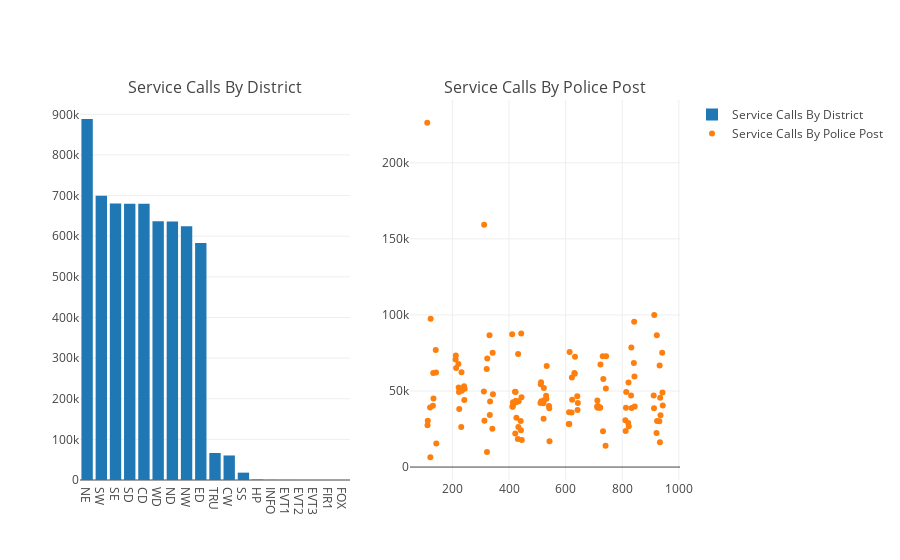

The cell this chart's notebook holds for it:
### Markdown cell above
### Service Calls By Precinct

### Code cell
# Show relative share of calls handled by district

districts = models.EmergencyPoliceCalls.objects \
    .values('district') \
    .order_by ('district') \
    .annotate(events=Count('district'))
raw_districts = pd.DataFrame(districts).sort_values(by=['events'], ascending=False)

# Show relative share of calls handled by police post
police_posts = models.EmergencyPoliceCalls.objects \
    .values('police_post') \
    .order_by ('police_post') \
    .annotate(events=Count('police_post'))
raw_police_posts = pd.DataFrame(police_posts).sort_values(by=['events'], ascending=False)

figure_one = go.Bar(x=raw_districts.district, y=raw_districts.events, name="Service Calls By District")
figure_two = go.Scatter(x=raw_police_posts.police_post, y=raw_police_posts.events, mode="markers", name="Service Calls By Police Post", connectgaps=True)

combined_figure = tools.make_subplots(rows=1, cols=2, subplot_titles=('Service Calls By District', 'Service Calls By Police Post'))
combined_figure.append_trace(figure_one, 1, 1)
combined_figure.append_trace(figure_two, 1, 2)

iplot(combined_figure)

### Figure 1 — Plotly figure (JSON) as saved in the notebook; plotly's stock layout.template omitted (floating-point values rounded to 4 significant figures)
{"data": [{"name": "Service Calls By District", "type": "bar", "uid": "ea218da6-c2cf-4324-9505-be11af44bb57", "x": ["NE", "SW", "SE", "SD", "CD", "WD", "ND", "NW", "ED", "TRU", "CW", "SS", "HP", "INFO", "EVT1", "EVT2", "EVT3", "FIR1", "FOX"], "xaxis": "x", "y": [888478, 699427, 680206, 680101, 679902, 636756, 636449, 624386, 583593, 66475, 60362, 18090, 1113, 259, 109, 43, 11, 2, 1], "yaxis": "y"}, {"connectgaps": true, "mode": "markers", "name": "Service Calls By Police Post", "type": "scatter", "uid": "89cb6bfc-af15-443b-972b-a3292ce9fc28", "x": ["111", "312", "913", "123", "842", "443", "411", "922", "331", "832", "141", "614", "342", "941", "432", "212", "731", "743", "633", "323", "211", "841", "221", "723", "932", "533", "213", "321", "232", "142", "132", "631", "632", "843", "622", "733", "513", "822", "512", "", "241", "222", "523", "742", "243", "233", "311", "421", "423", "223", "814", "942", "343", "831", "911", "531", "641", "444", "934", "133", "532", "623", "242", "524", "712", "424", "434", "514", "333", "425", "414", "511", "643", "521", "415", "943", "131", "714", "541", "844", "413", "711", "412", "722", "121", "713", "721", "813", "833", "542", "912", "224", "642", "612", "621", "332", "935", "426", "522", "811", "113", "313", "923", "441", "931", "821", "613", "611", "112", "823", "231", "433", "341", "442", "812", "732", "921", "422", "431", "445", "543", "933", "143", "741", "322", "122"], "xaxis": "x2", "y": [226348, 159315, 99979, 97525, 95544, 87850, 87301, 86683, 86624, 78626, 77012, 75578, 75152, 75091, 74334, 73414, 72882, 72799, 72594, 71368, 70631, 68434, 67721, 67359, 66840, 66415, 65185, 64481, 62368, 62221, 61864, 61817, 61275, 59500, 58861, 57951, 55763, 55625, 54468, 53125, 53065, 52226, 51961, 51686, 51463, 50151, 49614, 49480, 49393, 49372, 49331, 49046, 47869, 47019, 46972, 46870, 46512, 45882, 45479, 45067, 44856, 44166, 44066, 43922, 43714, 43585, 43330, 43246, 43072, 42656, 42530, 42178, 42137, 41867, 41498, 40510, 40369, 40181, 40122, 39877, 39852, 39800, 39611, 39135, 39128, 39038, 39029, 38961, 38823, 38646, 38600, 38162, 37541, 36072, 35864, 34292, 33998, 32409, 31813, 30696, 30502, 30399, 30265, 30260, 30188, 29005, 28343, 28245, 27446, 26765, 26302, 26252, 25130, 24142, 23749, 23562, 22393, 22020, 18367, 17723, 16922, 16293, 15461, 14014, 9838, 6444], "yaxis": "y2"}], "layout": {"annotations": [{"font": {"size": 16}, "showarrow": false, "text": "Service Calls By District", "x": 0.225, "xanchor": "center", "xref": "paper", "y": 1, "yanchor": "bottom", "yref": "paper"}, {"font": {"size": 16}, "showarrow": false, "text": "Service Calls By Police Post", "x": 0.775, "xanchor": "center", "xref": "paper", "y": 1, "yanchor": "bottom", "yref": "paper"}], "xaxis": {"anchor": "y", "domain": [0, 0.45]}, "xaxis2": {"anchor": "y2", "domain": [0.55, 1]}, "yaxis": {"anchor": "x", "domain": [0, 1]}, "yaxis2": {"anchor": "x2", "domain": [0, 1]}}}
